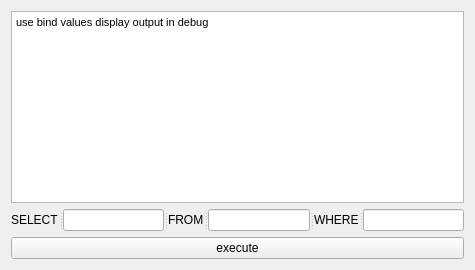
          <widget class="QWidget" name="tab_37">
           <attribute name="title">
            <string>b4</string>
           </attribute>
           <layout class="QGridLayout" name="gridLayout_14">
            <item row="1" column="0">
             <widget class="QSplitter" name="splitter">
              <property name="orientation">
               <enum>Qt::Horizontal</enum>
              </property>
              <widget class="QLabel" name="label">
               <property name="text">
                <string>SELECT</string>
               </property>
              </widget>
              <widget class="QLineEdit" name="a6b4lineedit1"/>
              <widget class="QLabel" name="label_4">
               <property name="text">
                <string>FROM</string>
               </property>
              </widget>
              <widget class="QLineEdit" name="a6b4lineedit2"/>
              <widget class="QLabel" name="label_6">
               <property name="text">
                <string>WHERE</string>
               </property>
              </widget>
              <widget class="QLineEdit" name="a6b4lineedit3"/>
             </widget>
            </item>
            <item row="0" column="0">
             <widget class="QTextEdit" name="textEdit_9">
              <property name="html">
               <string>&lt;!DOCTYPE HTML PUBLIC &quot;-//W3C//DTD HTML 4.0//EN&quot; &quot;http://www.w3.org/TR/REC-html40/strict.dtd&quot;&gt;
&lt;html&gt;&lt;head&gt;&lt;meta name=&quot;qrichtext&quot; content=&quot;1&quot; /&gt;&lt;style type=&quot;text/css&quot;&gt;
p, li { white-space: pre-wrap; }
&lt;/style&gt;&lt;/head&gt;&lt;body style=&quot; font-family:'Sans'; font-size:10pt; font-weight:400; font-style:normal;&quot;&gt;
&lt;p style=&quot; margin-top:0px; margin-bottom:0px; margin-left:0px; margin-right:0px; -qt-block-indent:0; text-indent:0px;&quot;&gt;&lt;span style=&quot; font-family:'MS Shell Dlg 2'; font-size:8.25pt;&quot;&gt;use bind values display output in debug&lt;/span&gt;&lt;/p&gt;&lt;/body&gt;&lt;/html&gt;</string>
              </property>
             </widget>
            </item>
            <item row="2" column="0">
             <widget class="QPushButton" name="a6b4button">
              <property name="text">
               <string>execute</string>
              </property>
             </widget>
            </item>
           </layout>
          </widget>
